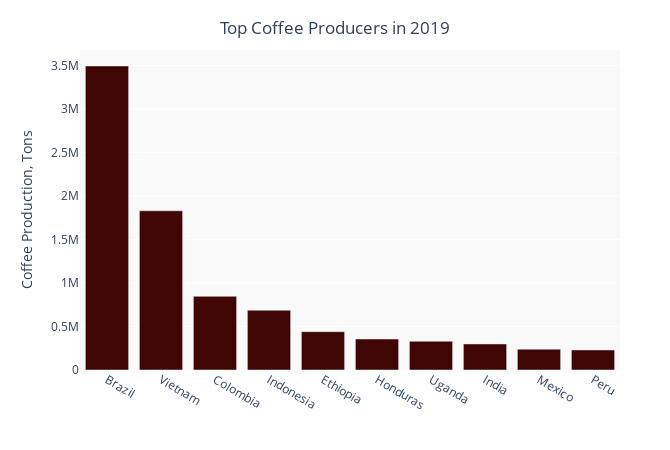

Source (notebook cell):
### Code cell
top10_coffee_producers = coffee_production_2019.sort_values(by='2019', ascending=False).iloc[0:10]

fig = px.bar(x=top10_coffee_producers.index, y=top10_coffee_producers['2019'], title='Top Coffee Producers in 2019')


fig.update_traces(
    hovertemplate='<b>%{y:,.2f}<extra></extra>',
    marker={'color':"#400604"})

fig.update_layout(margin={'r':50,'t':50})

fig.update_layout(xaxis={'title':''},
                  yaxis={'title':'Coffee Production, Tons'},
                  title={
                        'y':0.95,
                        'x':0.5,
                        'xanchor': 'center',
                        'yanchor': 'top'},
                  plot_bgcolor="#F9F9F9",
                  width=670,
                  height=450)

#plotly.offline.iplot(fig, filename='top_prod')
fig.show()

### Figure 1 — Plotly figure (JSON) as saved in the notebook; plotly's stock layout.template omitted (floating-point values rounded to 4 significant figures)
{"data": [{"alignmentgroup": "True", "hovertemplate": "<b>%{y:,.2f}<extra></extra>", "legendgroup": "", "marker": {"color": "#400604", "pattern": {"shape": ""}}, "name": "", "offsetgroup": "", "orientation": "v", "showlegend": false, "textposition": "auto", "type": "bar", "x": ["Brazil", "Vietnam", "Colombia", "Indonesia", "Ethiopia", "Honduras", "Uganda", "India", "Mexico", "Peru"], "xaxis": "x", "y": [3493000.0, 1829000.0, 846000.0, 686000.0, 440600.0, 355900.0, 330500.0, 299300.0, 239100.0, 230200.0], "yaxis": "y"}], "layout": {"barmode": "relative", "height": 450, "legend": {"tracegroupgap": 0}, "margin": {"r": 50, "t": 50}, "plot_bgcolor": "#F9F9F9", "title": {"text": "Top Coffee Producers in 2019", "x": 0.5, "xanchor": "center", "y": 0.95, "yanchor": "top"}, "width": 670, "xaxis": {"anchor": "y", "domain": [0, 1], "title": {"text": ""}}, "yaxis": {"anchor": "x", "domain": [0, 1], "title": {"text": "Coffee Production, Tons"}}}}
